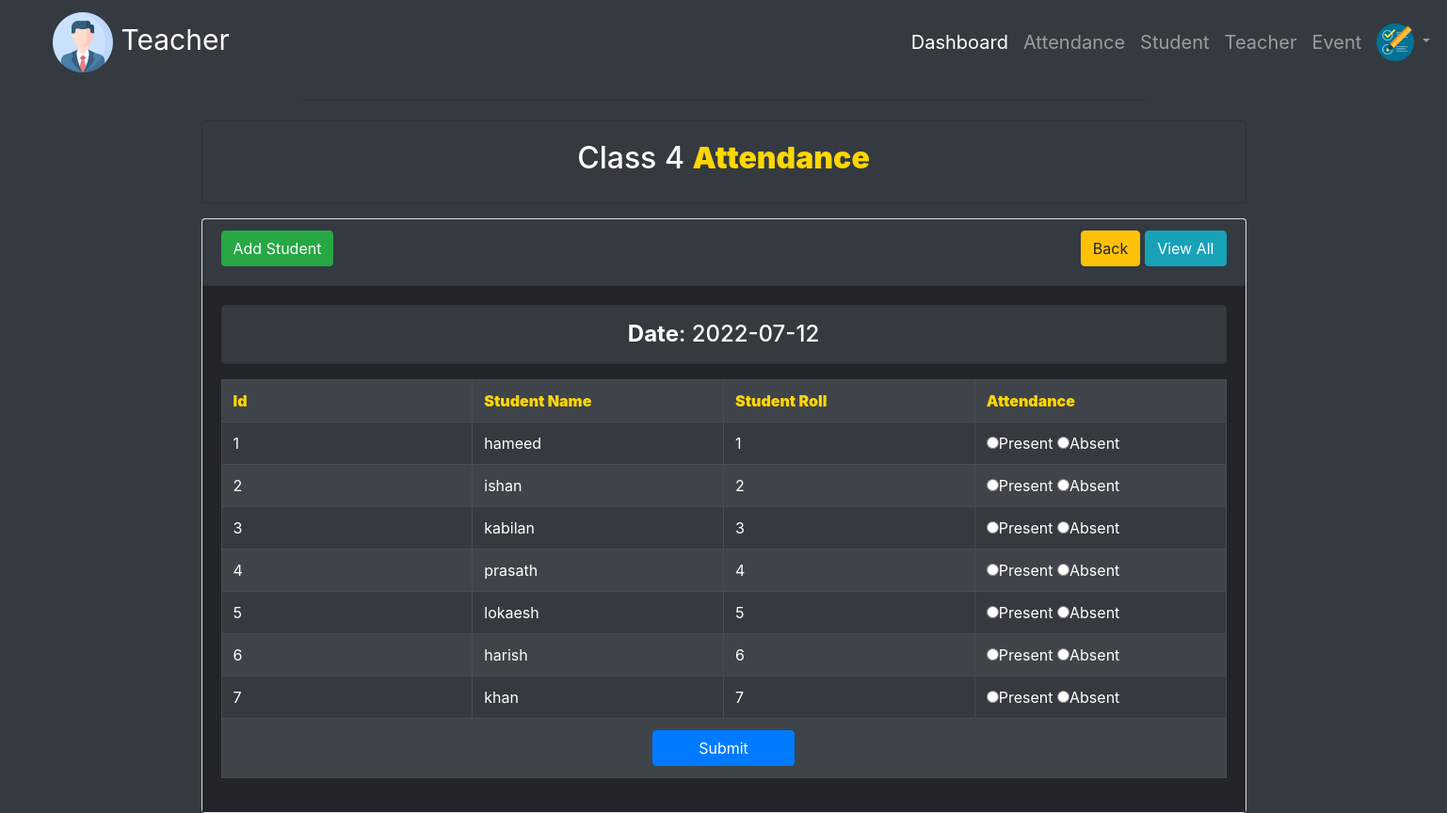
The app's page /class4/index.php with its own data.
### tables this page shows
CREATE TABLE IF NOT EXISTS `tbl_student3` (
  `id` int(11) NOT NULL AUTO_INCREMENT,
  `name` varchar(255) NOT NULL,
  `roll` int(11) NOT NULL,
  PRIMARY KEY (`id`)
);

### class4/lib/Database.php (called while the page is built, shortened)
<?php
Class Database{
 public $host   = DB_HOST;
 public $user   = DB_USER;
 public $pass   = DB_PASS;
 public $dbname = DB_NAME;
 public $link;
private function connectDB(){
   $this->link = new mysqli($this->host, $this->user, $this->pass,
      $this->dbname);
   }
  public function select($query){
    $result = $this->link->query($query) or
       die($this->link->error.__LINE__);
      if($result->num_rows > 0){
        return $result;
      } else {
        return false;
      }
   }
}

### class4/classes/Student.php (called while the page is built, shortened)
<?php
	$filepath = realpath(dirname(__FILE__));
	include_once ($filepath.'/../lib/Database.php');
?>
<?php
class Student{
	private $db;
	public function __construct(){
		$this->db = new Database();
	}
	public function getStudents(){
		$query = "SELECT * FROM tbl_student3";
		$result = $this->db->select($query);
		return $result;
	}
}

### class4/index.php (the view, shortened to what this page needs)
<nav class="navbar navbar-expand-lg navbar-dark bg-dark col-md-12">
  <a class="navbar-brand" href="home.php" style="font-size:30px; margin-left: 40px;"><img src="../img/profile.png"> Teacher</a>
  <div class="collapse navbar-collapse" id="navbarNavDropdown">
    <ul class="navbar-nav">
      <li class="nav-item active">
        <a class="nav-link" href="home.php" style="margin-top:5px;font-size: 20px;margin-left: 700px;">Dashboard</a>
      </li>
      <li class="nav-item">
        <a class="nav-link" href="attendence.php" style="margin-top: 5px; font-size: 20px;">Attendance</a>
      </li>
      <li class="nav-item">
        <a class="nav-link" href="student.php" style="font-size:20px;margin-top: 5px;">Student</a>
      </li>
      <li class="nav-item">
        <a class="nav-link" href="teacher.php" style="font-size:20px;margin-top: 5px;">Teacher</a>
      </li>
      <li class="nav-item">
        <a class="nav-link" href="event.php" style="font-size:20px;margin-top: 5px;">Event</a>
      </li>
      <li class="nav-item dropdown">
        <a class="nav-link dropdown-toggle" href="#" id="navbarDropdownMenuLink" data-toggle="dropdown" aria-haspopup="true" aria-expanded="false"><img src="../img/test.png" style="height: 40px;width: 40px;">
        </a>
      </li>
    </ul>
  </div>
</nav>
<hr style="color:white;height: 5px;width: 900px;">
<?php
	include "inc/header.php";
	include "classes/Student.php";
	$stu = new Student();
?>
<?php
	$cur_date = date('Y-m-d');
?>
	<div class="container">
		<div class="card">
			<div class="card-header bg-dark">
				<h2>
					<a class="btn btn-success" href="add.php">Add Student</a>
					<a class="btn btn-info float-right" href="date_view.php">View All</a>
					<a class="btn btn-warning float-right" href="../attendence.php" style="margin-right:5px;">Back</a>
				</h2>
			</div>
			<div class="card-body" style="background-color:#212529;">
				<div class="card bg-dark text-center mb-3"  style="background-color:#212529;">
					<h4 class="m-0 py-3" style="color:white;"><strong>Date</strong>: <?php echo $cur_date; ?></h4>
				</div>
				<form action="" method="post">
					<table class="table table-striped table-dark table-hover table-bordered">
						<tr>
							<th width="25%" style="color:#FFD700;font-weight: 900;">Id</th>
							<th width="25%" style="color:#FFD700;font-weight: 900;">Student Name</th>
							<th width="25%" style="color:#FFD700;font-weight: 900;">Student Roll</th>
							<th width="25%" style="color:#FFD700;font-weight: 900;">Attendance</th>
						</tr>
<?php
	$getstudent = $stu->getStudents();
	if ($getstudent) {
		$i = 0;
		while ($value = $getstudent->fetch_assoc()) {
			$i++;
?>
						<tr>
							<td><?php echo $i; ?></td>
							<td><?php echo $value['name']; ?></td>
							<td><?php echo $value['roll']; ?></td>
							<td>
								<input type="radio" name="attend[<?php echo $value['roll']; ?>]" value="present">Present
								<input type="radio" name="attend[<?php echo $value['roll']; ?>]" value="absent">Absent
							</td>
						</tr>
<?php } } ?>
						<tr>
							<td colspan="4" class="text-center">
								<input type="submit" name="submit" class="btn btn-primary px-5" value="Submit">
							</td>
						</tr>
					</table>
				</form>
			</div>
		</div>
	</div>

### records on screen
tbl_student3: name "hameed", roll "1"
tbl_student3: name "ishan", roll "2"
tbl_student3: name "kabilan", roll "3"
tbl_student3: name "prasath", roll "4"
tbl_student3: name "lokaesh", roll "5"
tbl_student3: name "harish", roll "6"
tbl_student3: name "khan", roll "7"
